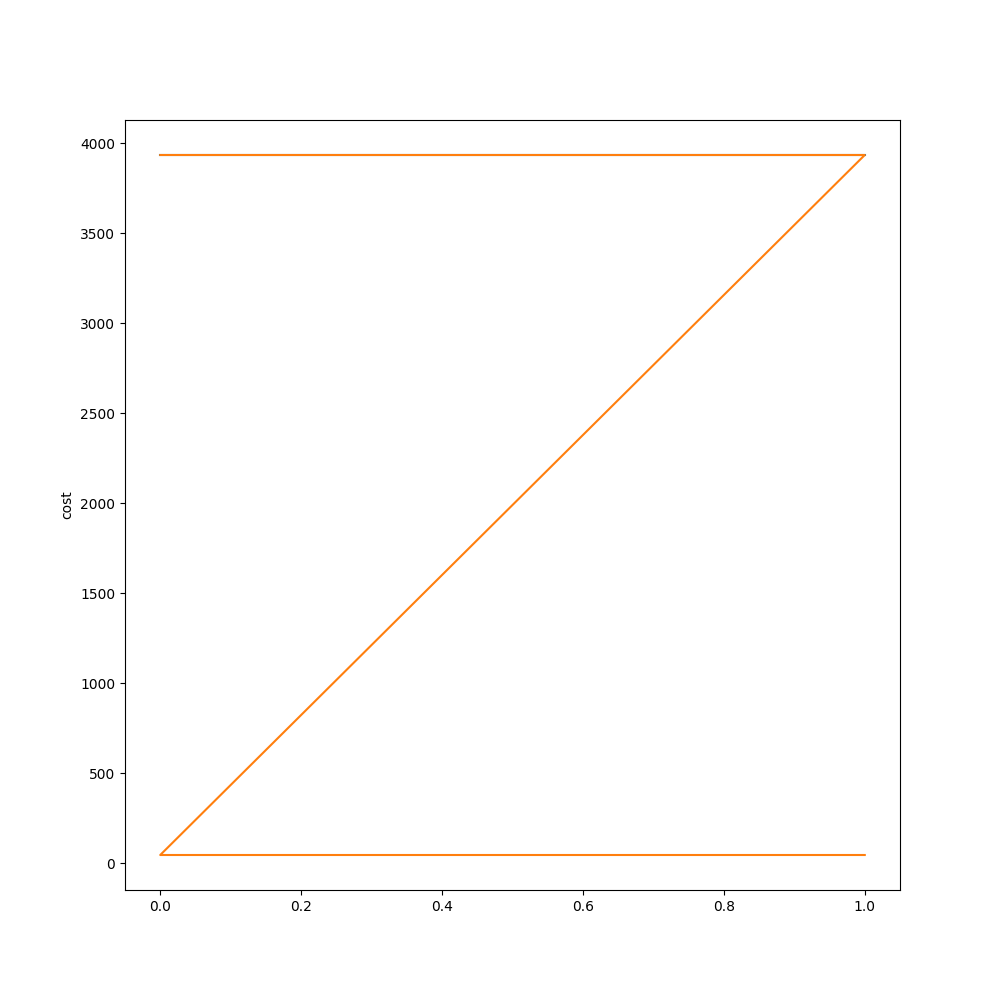

The Python source for this figure:
import matplotlib.pyplot as plt
from histogram import get_info
import numpy as np

def graph(x,cost_list, title):
        
    x = list(range(x))
    y = cost_list
    plt.plot(x,y)

    plt.ylabel('cost')
    plt.savefig(f"./Visualization/{title}")
    plt.show()

